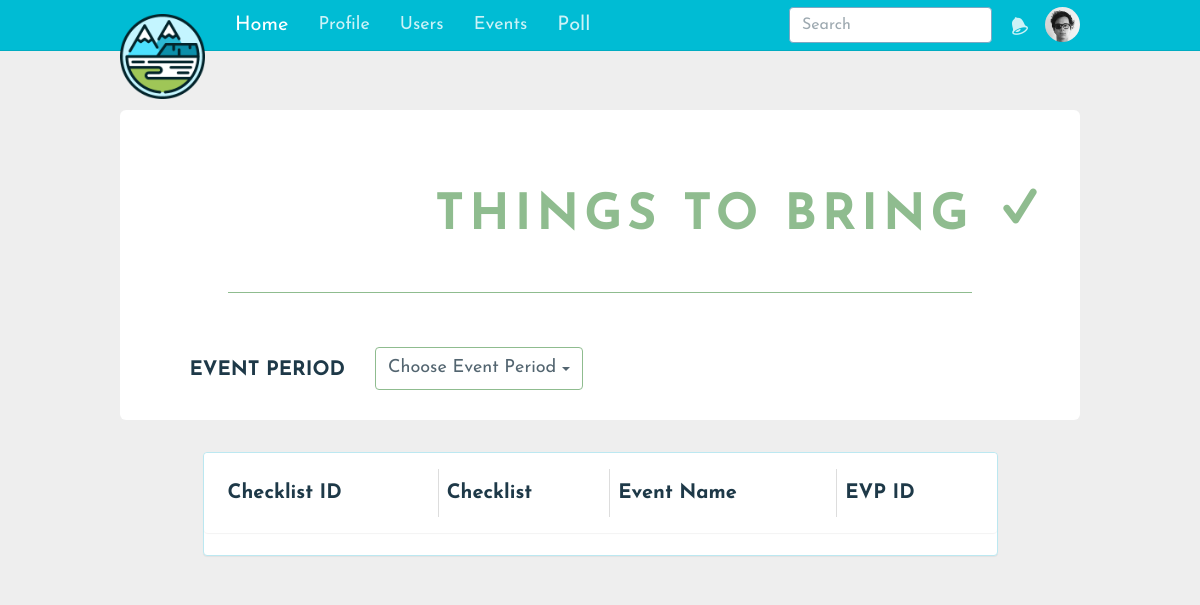
The app's page /Checklist.php, older data.
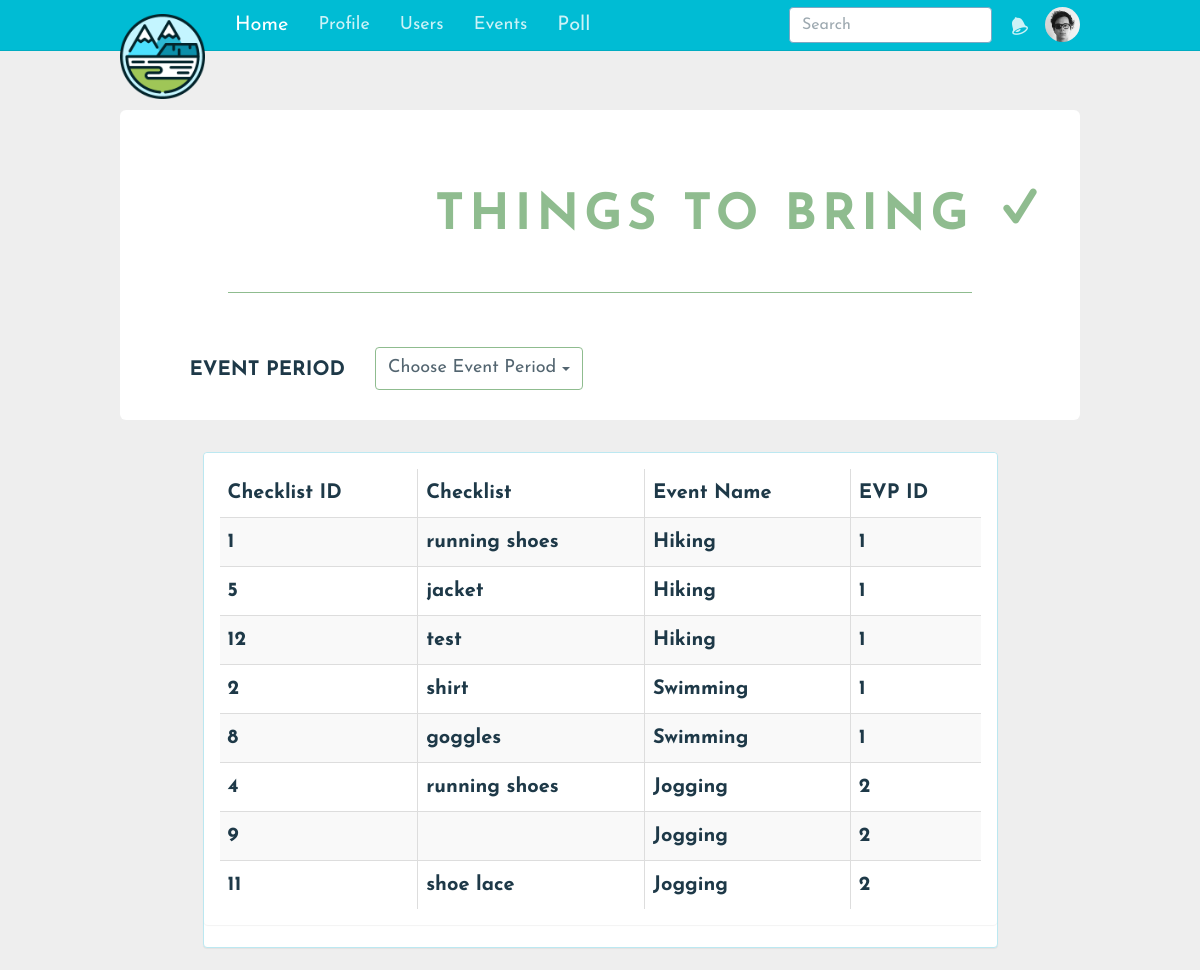
The same page, newer data.
### tables this page shows
CREATE TABLE `checklist` (
  `checklist_id` int(10) NOT NULL AUTO_INCREMENT,
  `event_id` int(10) DEFAULT NULL,
  `name` varchar(255) DEFAULT NULL,
  PRIMARY KEY (`checklist_id`),
  KEY `event_id` (`event_id`),
  CONSTRAINT `checklist_ibfk_1` FOREIGN KEY (`event_id`) REFERENCES `events` (`event_id`)
);

CREATE TABLE `events` (
  `event_id` int(10) NOT NULL AUTO_INCREMENT,
  `evp_id` int(10) DEFAULT NULL,
  `name` varchar(255) DEFAULT NULL,
  `description` varchar(255) DEFAULT NULL,
  `location` text,
  `image` text,
  PRIMARY KEY (`event_id`),
  KEY `evp_id` (`evp_id`),
  CONSTRAINT `events_ibfk_1` FOREIGN KEY (`evp_id`) REFERENCES `event_voting_period` (`evp_id`)
);

### Checklist.php (called while the page is built)
<?php
	include('views/menubar/addThings.php');
 ?>

### class/checklistClass.php (called while the page is built, shortened)
<?php
class checklistClass
{
     public function getAllChecklist()
     {
          try {
               $db = getDB();
               $st = $db->prepare("SELECT DISTINCT events.`event_id` AS 'Event ID', events.`name` AS 'Event Name', checklist.`checklist_id` AS 'Checklist ID',checklist.`name` AS 'Checklist Name',events.`evp_id` AS 'EVP ID'
                    FROM event_voting_period, EVENTS, checklist
                    WHERE checklist.`event_id`= events.`event_id` AND events.`evp_id` = event_voting_period.`evp_id`");
               $st->execute();
               $data=$st->fetchAll();
          } catch (PDOException $e) {
          }
          return $data;
     }
}
?>

### views/menubar/addThings.php (the view, shortened to what this page needs)
<?php
require_once'views/layouts/header.php';
require_once'views/layouts/nav.php';
include('class/checklistClass.php');
$checklistClass = new checklistClass();
$checklists = $checklistClass->getAllChecklist();
if(!isset($_GET['evp_id']))
{
	$evpTitle="Choose Event Period";
}
?>
<div class="container p-t-lg">
	<form method="post" class="form-horizontal" role="form">
		<br>
		<h2 style="font-size: 50px; color: darkseagreen; ">
			Things to Bring <span class="icon icon-check"></span>
		</h2>
		<hr style="border-color:darkseagreen;"">
		<br>
		<div class="form-group">
			<label class="col-sm-3 control-label">EVENT PERIOD</label>
			<div class="dropdown col-sm-4">
				<button class="btn btn-default dropdown-toggle" type="button" id="dropdownEvent" data-toggle="dropdown" aria-haspopup="true" aria-expanded="true" style="border-color: darkseagreen;">
					<?php echo $evpTitle ?>
					<span class="caret"></span>
				</button>
			</div>
		</div>
	</form>
	<br>
	<div class="row">
		<div class="form col-sm-10 col-sm-offset-1">
			<div class="panel panel-info">
				<div class="panel panel-body">
					<table id="act" class="table table-striped table-bordered dt-responsive nowrap" cellspacing="0" width="100%">
						<?php
						if(!isset($_GET['id'])&&!isset($_GET['evp_id']))
							{ ?>
						<thead>
							<tr>
								<th>Checklist ID</th>
								<th>Checklist</th>
								<th>Event Name</th>
								<th>EVP ID</th>
							</tr>
						</thead>
						<tbody>
						<?php foreach($checklists as $checklist)
						{ ?>
							<tr>
								<th><?php echo $checklist['Checklist ID'];?></th>
								<th><?php echo $checklist['Checklist Name']; ?></th>
								<th><?php echo $checklist['Event Name']; ?></th>
								<th><?php echo $checklist['EVP ID']; ?></th>
							</tr>
							<?php } ?>
						</tbody>
					<?php } ?>
				</table>
			</div>
		</div>
	</div>
</div>
</div>
<?php
require_once 'views/layouts/footer.php';
?>

Row changes from the older to the newer data that the page shows:
added checklist: checklist_id "1", name "running shoes", event.name "Hiking", event.evp_id "1"
added checklist: checklist_id "5", name "jacket", event.name "Hiking", event.evp_id "1"
added checklist: checklist_id "12", name "test", event.name "Hiking", event.evp_id "1"
added checklist: checklist_id "2", name "shirt", event.name "Swimming", event.evp_id "1"
added checklist: checklist_id "8", name "goggles", event.name "Swimming", event.evp_id "1"
added checklist: checklist_id "4", name "running shoes", event.name "Jogging", event.evp_id "2"
added checklist: checklist_id "9", event.name "Jogging", event.evp_id "2"
added checklist: checklist_id "11", name "shoe lace", event.name "Jogging", event.evp_id "2"
